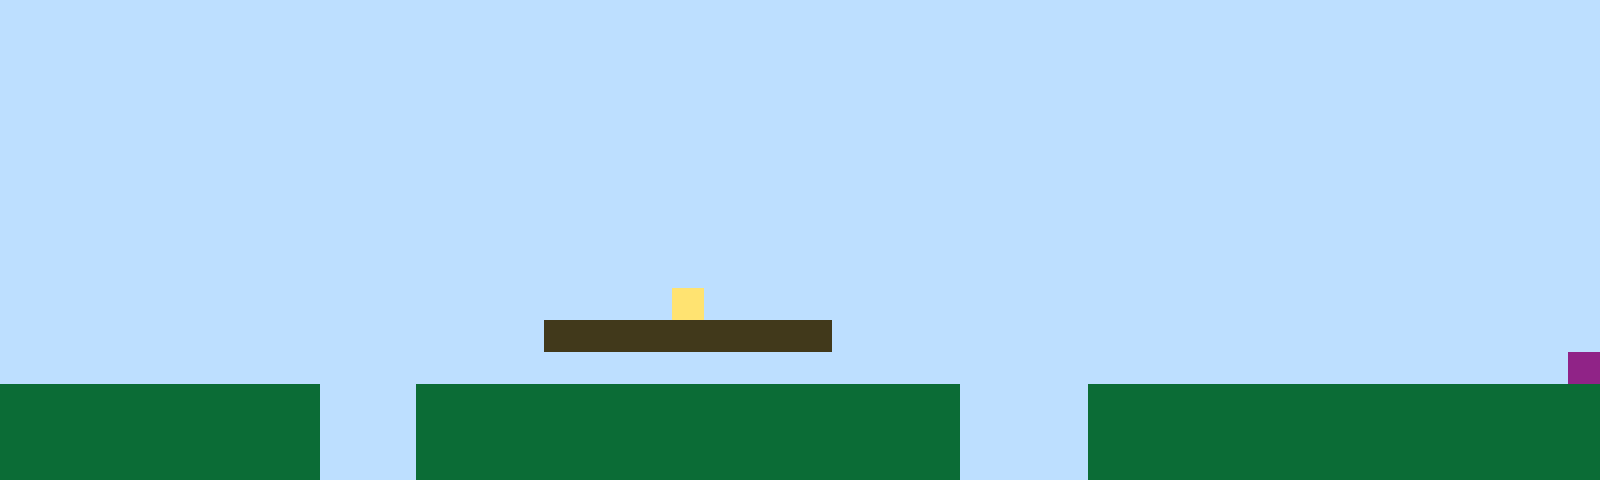

This game map was drawn from its Tiled (.tmx) file and the tilesets committed beside it. A one-line description and the full map source follow:
An orthogonal 50x15 tile map with 32x32 px tiles, 1 tile layer (Tile Layer 1).

<map version="1.10" tiledversion="1.11.2" orientation="orthogonal" renderorder="right-up" width="50" height="15" tilewidth="32" tileheight="32" infinite="0" nextlayerid="2" nextobjectid="1"><editorsettings><export target="map1.csv" format="csv" /></editorsettings><tileset firstgid="1" name="sprites" tilewidth="32" tileheight="32" tilecount="6" columns="3"><image source="sprites.png" width="96" height="64" /></tileset><layer id="1" name="Tile Layer 1" width="50" height="15"><data encoding="csv">1,1,1,1,1,1,1,1,1,1,1,1,1,1,1,1,1,1,1,1,1,1,1,1,1,1,1,1,1,1,1,1,1,1,1,1,1,1,1,1,1,1,1,1,1,1,1,1,1,1,1,1,1,1,1,1,1,1,1,1,1,1,1,1,1,1,1,1,1,1,1,1,1,1,1,1,1,1,1,1,1,1,1,1,1,1,1,1,1,1,1,1,1,1,1,1,1,1,1,1,1,1,1,1,1,1,1,1,1,1,1,1,1,1,1,1,1,1,1,1,1,1,1,1,1,1,1,1,1,1,1,1,1,1,1,1,1,1,1,1,1,1,1,1,1,1,1,1,1,1,1,1,1,1,1,1,1,1,1,1,1,1,1,1,1,1,1,1,1,1,1,1,1,1,1,1,1,1,1,1,1,1,1,1,1,1,1,1,1,1,1,1,1,1,1,1,1,1,1,1,1,1,1,1,1,1,1,1,1,1,1,1,1,1,1,1,1,1,1,1,1,1,1,1,1,1,1,1,1,1,1,1,1,1,1,1,1,1,1,1,1,1,1,1,1,1,1,1,1,1,1,1,1,1,1,1,1,1,1,1,1,1,1,1,1,1,1,1,1,1,1,1,1,1,1,1,1,1,1,1,1,1,1,1,1,1,1,1,1,1,1,1,1,1,1,1,1,1,1,1,1,1,1,1,1,1,1,1,1,1,1,1,1,1,1,1,1,1,1,1,1,1,1,1,1,1,1,1,1,1,1,1,1,1,1,1,1,1,1,1,1,1,1,1,1,1,1,1,1,1,1,1,1,1,1,1,1,1,1,1,1,1,1,1,1,1,1,1,1,1,1,1,1,1,1,1,1,1,1,1,1,1,1,1,1,1,1,1,1,1,1,1,1,1,1,1,1,1,1,1,1,1,1,1,1,1,1,1,1,1,1,1,1,1,1,1,1,1,1,1,1,1,1,1,1,1,1,1,1,1,1,1,1,1,1,1,1,1,1,1,1,1,1,1,1,1,1,1,1,1,1,1,1,1,1,1,1,1,1,1,1,1,1,1,1,1,1,1,1,1,1,4,1,1,1,1,1,1,1,1,1,1,1,1,1,1,1,1,1,1,1,1,1,1,1,1,1,1,1,1,1,1,1,1,1,1,1,1,1,1,1,1,1,1,1,1,1,3,3,3,3,3,3,3,3,3,1,1,1,1,1,1,1,1,1,1,1,1,1,1,1,1,1,1,1,1,1,1,1,1,1,1,1,1,1,1,1,1,1,1,1,1,1,1,1,1,1,1,1,1,1,1,1,1,1,1,1,1,1,1,1,1,1,1,1,1,1,1,1,1,1,1,1,1,1,1,1,1,1,6,2,2,2,2,2,2,2,2,2,2,1,1,1,2,2,2,2,2,2,2,2,2,2,2,2,2,2,2,2,2,1,1,1,1,2,2,2,2,2,2,2,2,2,2,2,2,2,2,2,2,2,2,2,2,2,2,2,2,2,2,1,1,1,2,2,2,2,2,2,2,2,2,2,2,2,2,2,2,2,2,1,1,1,1,2,2,2,2,2,2,2,2,2,2,2,2,2,2,2,2,2,2,2,2,2,2,2,2,2,2,1,1,1,2,2,2,2,2,2,2,2,2,2,2,2,2,2,2,2,2,1,1,1,1,2,2,2,2,2,2,2,2,2,2,2,2,2,2,2,2</data></layer></map>
